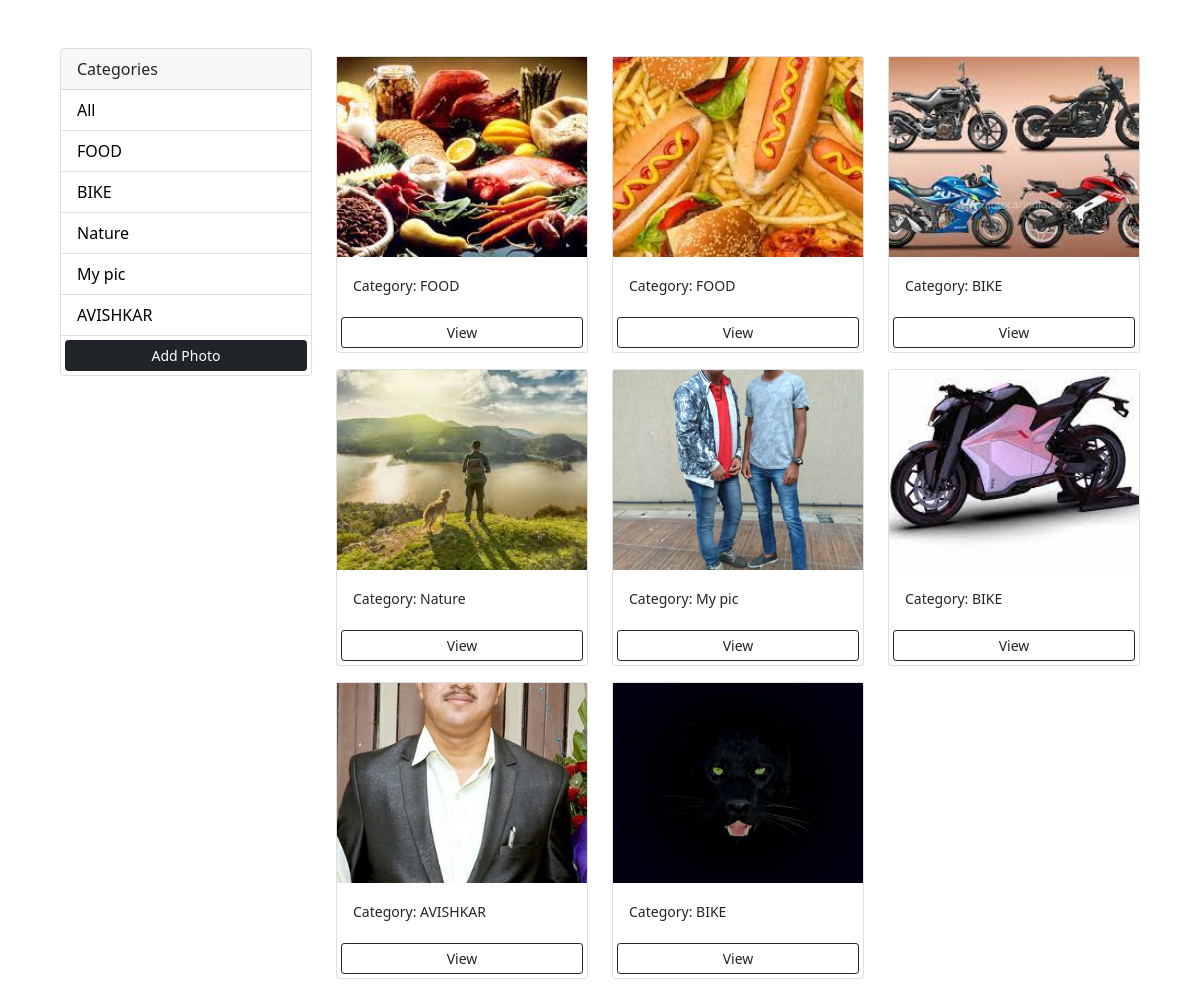
The page / on the database its author committed.
### MY/models.py (models this page shows, shortened)
class Category(models.Model):
    name = models.CharField(max_length=100, null=False, blank=False)

class Photo(models.Model):
    category = models.ForeignKey(
        Category, on_delete=models.SET_NULL, null=True, blank=True)
    image = models.ImageField(null=False, blank=False)
    description = models.TextField()

### MY/views.py (the view)
# urls.py: path('', views.gallery, name='gallery'),
def gallery(request):
    category = request.GET.get('category')
    if category == None:
        photos = Photo.objects.all()
    else:
        photos = Photo.objects.filter(category__name=category)
    categories = Category.objects.all()
    context = {'categories': categories, 'photos': photos}
    return render(request, 'photos/gallery.html', context)

### MY/templates/photos/gallery.html (shortened to what this page needs)
<!DOCTYPE html>
<html lang="en">
  <head>
    <link
      href="https://cdn.jsdelivr.net/npm/bootstrap@5.0.0-beta1/dist/css/bootstrap.min.css"
      rel="stylesheet"
    />
  </head>
  <body class="m-5">
    <div class="container">
      <div class="row">
        <div class="col-md-3">
          <div class="card">
            <div class="card-header">Categories</div>
            <ul class="list-group list-group-flush">
              <li class="list-group-item">
                <a href="{% url 'gallery' %}">All</a>
              </li>
              {% for category in categories %}
              <li class="list-group-item">
                <a href="{% url 'gallery' %}?category={{category.name}}">
                  {{category.name}}
                </a>
              </li>
              {% endfor %}
              <a
                href="{% url 'add' %}"
                class="btn btn-dark btn-block btn-sm m-1"
                >Add Photo</a
              >
            </ul>
          </div>
        </div>
        <div class="col-md-9">
          <div class="row">
            {% for photo in photos %}
            <div class="col-md-4">
              <div class="card my-2">
                <img
                  class="image-thumbail"
                  src="{{photo.image.url}}"
                  alt="Card image cap"
                />
                <div class="card-body">
                  <small>Category: {{photo.category.name}}</small>
                </div>
                <a
                  href="{% url 'photo' photo.id %}"
                  class="btn btn-outline-dark btn-sm m-1"
                  >View</a
                >
              </div>
            </div>
            {% empty %}
            <h3>No photos...</h3>
            {% endfor %}
          </div>
        </div>
      </div>
    </div>
  </body>
</html>

### MY/templates/photos/gallery.html (style rules this page uses)
.image-thumbail { height: 200px; object-fit: cover; }
.list-group-item a { text-decoration: none; color: black; }

### rows shown on the page
Category: name "FOOD"
Category: name "BIKE"
Category: name "Nature"
Category: name "My pic"
Category: name "AVISHKAR"
Photo: image (picture), category.name "FOOD"
Photo: image (picture), category.name "FOOD"
Photo: image (picture), category.name "BIKE"
Photo: image (picture), category.name "Nature"
Photo: image (picture), category.name "My pic"
Photo: image (picture), category.name "BIKE"
Photo: image (picture), category.name "AVISHKAR"
Photo: image (picture), category.name "BIKE"
